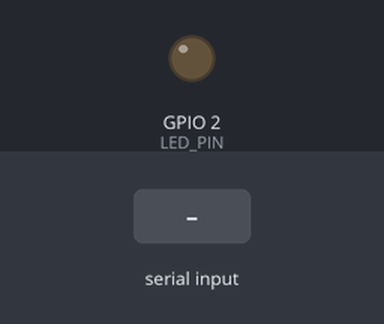
The sketch below on a simulated ESP32. Parts: output pins drawn as LEDs (lit = HIGH). The inputs (shaded band) are chosen by the test bench. What the sketch prints to the serial monitor is not drawn.

Above: at 6.2 s.
6.3 s: "LED_ON\n" received over the second serial link
At 6.9 s:
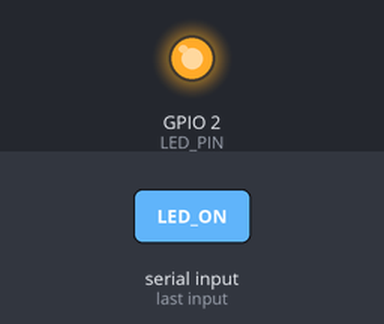
7.8 s: "LED_OFF\n" received over the second serial link
At 8.1 s:
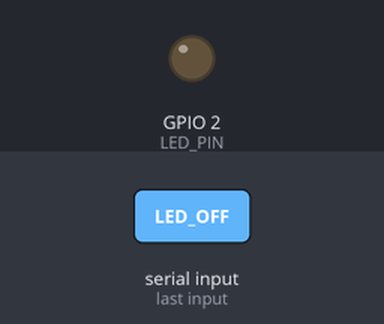
Timing chart, 0 to 10.8 s (numbered marks = the images above; inputs shaded):
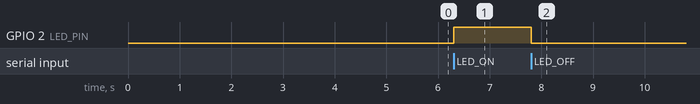

The sketch:

receiver.ino
```cpp
#define LED_PIN 2

void setup() {
  Serial.begin(115200);
  Serial2.begin(115200, SERIAL_8N1, 16, 17);

  pinMode(2, OUTPUT);
  digitalWrite(2, LOW);

  delay(5000);   // IMPORTANT: wait for full boot

  Serial.println("[Info]: Running Application");
  Serial2.println("[Info]: Running Application");
}

void loop() {
  if (Serial2.available()) {
    String cmd = Serial2.readStringUntil('\n');
    cmd.trim();

    if (cmd == "LED_ON") {
      digitalWrite(LED_PIN, HIGH);
      Serial2.println("LED_IS_ON");
    }
    else if (cmd == "LED_OFF") {
      digitalWrite(LED_PIN, LOW);
      Serial2.println("LED_IS_OFF");
    }
    else if (cmd == "PING") {
      Serial2.println("RUNNING");
    }
    else {
      Serial2.println("ERROR");
    }
  }
}
```

Measured:
- after the input at 6.3 s, GPIO 2 (LED_PIN): LOW → HIGH at once
- after the input at 7.8 s, GPIO 2 (LED_PIN): HIGH → LOW at once
